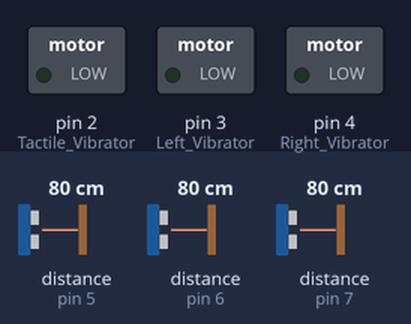
The sketch below on a simulated Arduino Uno, built with avr-gcc and run on an emulated ATmega328P. On the bench: switched loads named in the sketch (green lamp = pin HIGH). Wiring (inferred from the names in the program): 3 × range finder with pulse-width output: data pin 7 / data pin 6 / data pin 5. The test bench sets the inputs (shaded band); at power-on: distance to the obstacle (sensors on pin 5, pin 7, pin 6) 80 cm. The echo pulse lasts 58.3 µs per cm.

Above: at 4.2 s.
4.3 s: distance to the obstacle (sensor on pin 5) set to 17 cm
6.6 s: distance to the obstacle (sensor on pin 5) set to 15 cm
At 7.4 s:
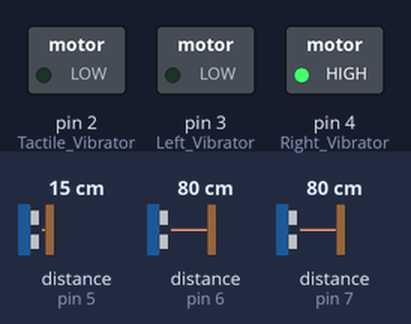
8.1 s: distance to the obstacle (sensor on pin 5) set to 18 cm
At 9.7 s:
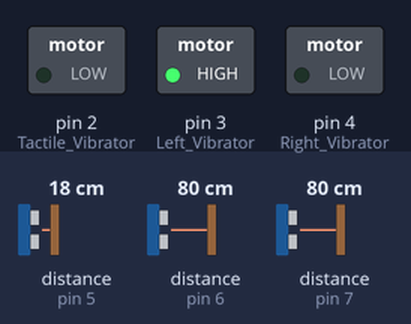
11.1 s: distance to the obstacle (sensor on pin 7) set to 66 cm
14.0 s: distance to the obstacle (sensor on pin 7) set to 57 cm
At 17.1 s:
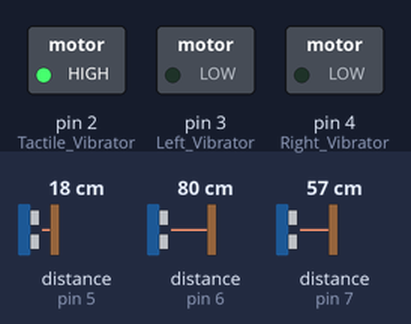
Timing chart, 0 to 18.0 s (numbered marks = the images above; inputs shaded):
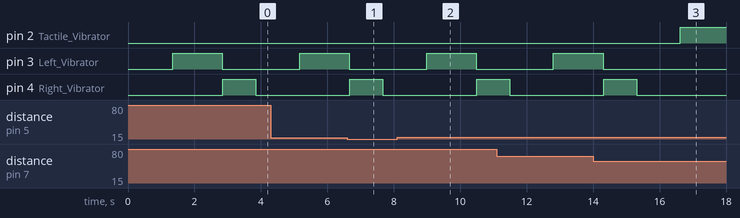

Measured:
- the behaviour switches between 16 and 15 cm on distance to the obstacle (sensor on pin 5) (found by bisection; images 0 and 1)
- the behaviour switches between 62 and 61 cm on distance to the obstacle (sensor on pin 7) (found by bisection; images 2 and 3)
- after the input at 8.1 s, pin 3 (Left_Vibrator): LOW → HIGH after 0.89 s, → LOW 1.5 s later; pin 4 (Right_Vibrator): LOW → HIGH after 2.4 s
- after the input at 14.0 s, pin 2 (Tactile_Vibrator): LOW → HIGH after 2.6 s; pin 3 (Left_Vibrator): goes on until 14.3 s, then stays LOW

The sketch:

BlindSpectacle.ino
```cpp
#include <SoftwareSerial.h>

#define tx0Pin 1

#define rx0Pin 0

SoftwareSerial bluetooth = SoftwareSerial(rx0Pin,tx0Pin);


int groundSonarpin = 7;   //Frist sonar
int leftSonarpin = 6;     //Left sonar
int rightSonarpin = 5;    //Right sonar

int arraysize = 9;
int rangevalue[]={0,0,0,0,0,0,0,0,0};  //buffer for groundSonar
int Lrangevalue[]={0,0,0,0,0,0,0,0,0};  //buffer for LeftSonar
int Rrangevalue[]={0,0,0,0,0,0,0,0,0};  //buffer for RightSonar
int modE,LmodE,RmodE;

void setup() {
  bluetooth.begin(9600);
  pinMode(groundSonarpin, INPUT);
  pinMode(leftSonarpin, INPUT);
  pinMode(rightSonarpin, INPUT);
  pinMode(2,OUTPUT);  //Tactile Vibrator
  pinMode(3,OUTPUT);  //Left Vibrator
  pinMode(4,OUTPUT);  //Right Vibrator
  bluetooth.println("Lets go........");

}

void loop()
{

int pulse,Lpulse,Rpulse;
int i=0,j=0,r=0;

  /*while( i < arraysize )*/for(i=0;i < arraysize;){
    pulse = pulseIn(groundSonarpin, HIGH);  // read in time for pin to transition
    //Lpulse = pulseIn(leftSonarpin, HIGH);  // read in time for pin to transition
    rangevalue[i]=pulse/58;         // pulses to centimeters (use 147 for inches)
    //Lrangevalue[i]=Lpulse/58;         // pulses to centimeters (use 147 for inches)
    if( rangevalue[i] < 645 && rangevalue[i] >= 15) i++;  // ensure no values out of range
    //i++;
    delay(10);
    // wait between samples
  }
/*while( j < arraysize )*/for(j=0;j < arraysize;){
    Lpulse = pulseIn(leftSonarpin, HIGH);  // read in time for pin to transition
    Lrangevalue[j]=Lpulse/58;         // pulses to centimeters (use 147 for inches)
    if( Lrangevalue[j] < 645 && Lrangevalue[j] >= 15) j++;  // ensure no values out of range
    //j++;
    delay(10);
    // wait between samples
  }
  /*while( r < arraysize )*/for(r=0;r < arraysize;){
    Rpulse = pulseIn(rightSonarpin, HIGH);  // read in time for pin to transition
    Rrangevalue[r]=Rpulse/58;         // pulses to centimeters (use 147 for inches)
    if( Rrangevalue[r] < 645 && Rrangevalue[r] >= 15) r++;  // ensure no values out of range
    //r++;
    delay(10);
    // wait between samples
  }
  isort(rangevalue,arraysize);        // sort samples
  isort(Lrangevalue,arraysize);        // sort samples
  isort(Rrangevalue,arraysize);        // sort samples
  modE = mode(rangevalue,arraysize);  // get median
  LmodE = mode(Lrangevalue,arraysize);  // get median
  RmodE = mode(Rrangevalue,arraysize);  // get median

  if(modE!=0 && modE<=60){
    //bluetooth.println(modE);
  bluetooth.println("Ground");
  digitalWrite(2,HIGH);
  delay(1500);
  digitalWrite(2,LOW);
  }
if(LmodE!=0 && LmodE<=100){
  // bluetooth.println(LmodE);
  bluetooth.println("  Left");
  digitalWrite(3,HIGH);
  delay(1500);
  digitalWrite(3,LOW);
  }
  if(RmodE!=0 && RmodE<=100){
     //bluetooth.println(RmodE);
  bluetooth.println("  Right");

  digitalWrite(4,HIGH);
  delay(1000);
  digitalWrite(4,LOW);
  }
}

// Sorting function (Author: Bill Gentles, Nov. 12, 2010)
void isort(int *a, int n){
  for (int i = 1; i < n; ++i)  {
    int j = a[i];
    int k;
    for (k = i - 1; (k >= 0) && (j < a[k]); k--) {
      a[k + 1] = a[k];
    }
    a[k + 1] = j;
  }
}

// Mode function, returning the mode or median.
int mode(int *x,int n){
  int i = 0;
  int count = 0;
  int maxCount = 0;
  int mode = 0;
  int bimodal;
  int prevCount = 0;
  while(i<(n-1)){
    prevCount=count;
    count=0;
    while( x[i]==x[i+1] ) {
      count++;
      i++;
    }
    if( count > prevCount & count > maxCount) {
      mode=x[i];
      maxCount=count;
      bimodal=0;
    }
    if( count == 0 ) {
      i++;
    }
    if( count == maxCount ) {      //If the dataset has 2 or more modes.
      bimodal=1;
    }
    if( mode==0 || bimodal==1 ) {  // Return the median if there is no mode.
     mode=x[(n/2)];
    }
    return mode;
  }
}
```
